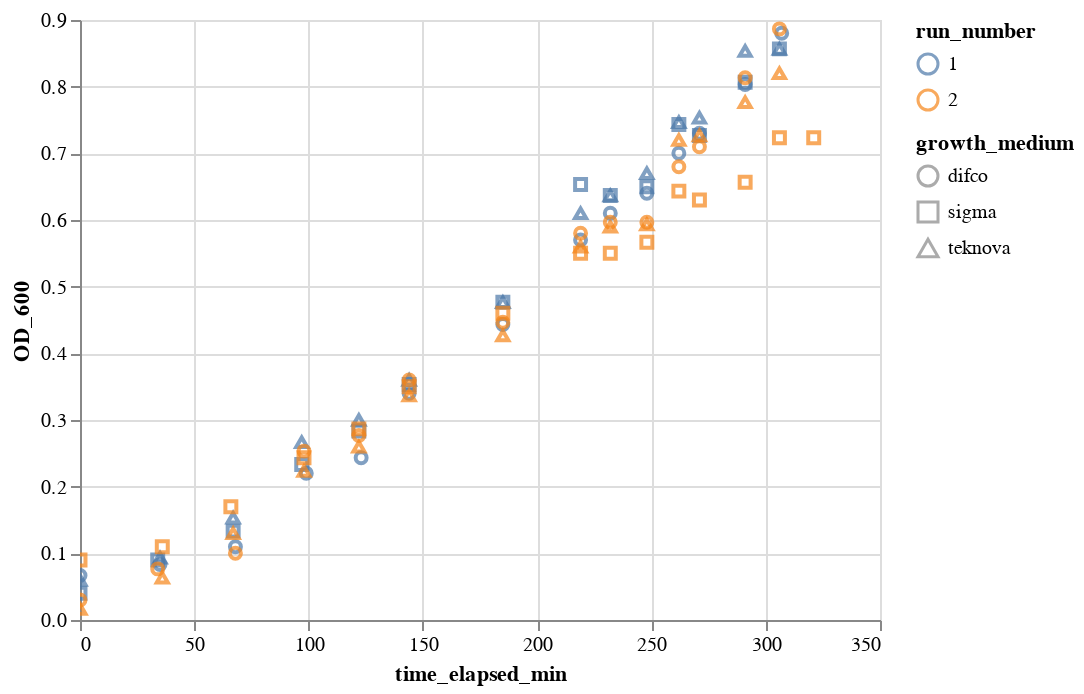

Notebook code cell kept with this figure:
### Code cell
alt.Chart(avg_data).mark_point().encode(
    x='time_elapsed_min:Q',
    y=alt.X('OD_600:Q'),
    color='run_number:N',
    shape='growth_medium:O').interactive()

### Figure 1 — Vega-Lite specification as saved in the notebook (floating-point values rounded to 4 significant figures)
{"$schema": "https://vega.github.io/schema/vega-lite/v2.6.0.json", "config": {"view": {"height": 300, "width": 400}}, "data": {"name": "data-434018c46f6ddedeb4bec64b5c87631a"}, "datasets": {"data-434018c46f6ddedeb4bec64b5c87631a": [{"A_A0": 1, "OD_600": 0.06667, "date": 20180918, "growth_medium": "difco", "run_number": 1, "time_elapsed_min": 0}, {"A_A0": 0.6, "OD_600": 0.04, "date": 20180918, "growth_medium": "sigma", "run_number": 1, "time_elapsed_min": 0}, {"A_A0": 0.9, "OD_600": 0.06, "date": 20180918, "growth_medium": "teknova", "run_number": 1, "time_elapsed_min": 0}, {"A_A0": 1.35, "OD_600": 0.09, "date": 20180918, "growth_medium": "sigma", "run_number": 1, "time_elapsed_min": 34}, {"A_A0": 1.25, "OD_600": 0.08333, "date": 20180918, "growth_medium": "difco", "run_number": 1, "time_elapsed_min": 35}, {"A_A0": 1.4, "OD_600": 0.09333, "date": 20180918, "growth_medium": "teknova", "run_number": 1, "time_elapsed_min": 35}, {"A_A0": 2, "OD_600": 0.1333, "date": 20180918, "growth_medium": "sigma", "run_number": 1, "time_elapsed_min": 67}, {"A_A0": 2.3, "OD_600": 0.1533, "date": 20180918, "growth_medium": "teknova", "run_number": 1, "time_elapsed_min": 67}, {"A_A0": 1.65, "OD_600": 0.11, "date": 20180918, "growth_medium": "difco", "run_number": 1, "time_elapsed_min": 68}, {"A_A0": 4, "OD_600": 0.2667, "date": 20180918, "growth_medium": "teknova", "run_number": 1, "time_elapsed_min": 97}, {"A_A0": 3.5, "OD_600": 0.2333, "date": 20180918, "growth_medium": "sigma", "run_number": 1, "time_elapsed_min": 97}, {"A_A0": 3.3, "OD_600": 0.22, "date": 20180918, "growth_medium": "difco", "run_number": 1, "time_elapsed_min": 99}, {"A_A0": 4.25, "OD_600": 0.2833, "date": 20180918, "growth_medium": "sigma", "run_number": 1, "time_elapsed_min": 122}, {"A_A0": 4.5, "OD_600": 0.3, "date": 20180918, "growth_medium": "teknova", "run_number": 1, "time_elapsed_min": 122}, {"A_A0": 3.65, "OD_600": 0.2433, "date": 20180918, "growth_medium": "difco", "run_number": 1, "time_elapsed_min": 123}, {"A_A0": 5.1, "OD_600": 0.34, "date": 20180918, "growth_medium": "difco", "run_number": 1, "time_elapsed_min": 144}, {"A_A0": 5.3, "OD_600": 0.3533, "date": 20180918, "growth_medium": "sigma", "run_number": 1, "time_elapsed_min": 144}, {"A_A0": 5.4, "OD_600": 0.36, "date": 20180918, "growth_medium": "teknova", "run_number": 1, "time_elapsed_min": 144}, {"A_A0": 7.15, "OD_600": 0.4767, "date": 20180918, "growth_medium": "sigma", "run_number": 1, "time_elapsed_min": 185}, {"A_A0": 7.15, "OD_600": 0.4767, "date": 20180918, "growth_medium": "teknova", "run_number": 1, "time_elapsed_min": 185}, {"A_A0": 6.65, "OD_600": 0.4433, "date": 20180918, "growth_medium": "difco", "run_number": 1, "time_elapsed_min": 185}, {"A_A0": 8.55, "OD_600": 0.57, "date": 20180918, "growth_medium": "difco", "run_number": 1, "time_elapsed_min": 219}, {"A_A0": 9.8, "OD_600": 0.6533, "date": 20180918, "growth_medium": "sigma", "run_number": 1, "time_elapsed_min": 219}, {"A_A0": 9.15, "OD_600": 0.61, "date": 20180918, "growth_medium": "teknova", "run_number": 1, "time_elapsed_min": 219}, {"A_A0": 9.15, "OD_600": 0.61, "date": 20180918, "growth_medium": "difco", "run_number": 1, "time_elapsed_min": 232}, {"A_A0": 9.55, "OD_600": 0.6367, "date": 20180918, "growth_medium": "sigma", "run_number": 1, "time_elapsed_min": 232}, {"A_A0": 9.55, "OD_600": 0.6367, "date": 20180918, "growth_medium": "teknova", "run_number": 1, "time_elapsed_min": 232}, {"A_A0": 10.05, "OD_600": 0.67, "date": 20180918, "growth_medium": "teknova", "run_number": 1, "time_elapsed_min": 248}, {"A_A0": 9.6, "OD_600": 0.64, "date": 20180918, "growth_medium": "difco", "run_number": 1, "time_elapsed_min": 248}, {"A_A0": 9.75, "OD_600": 0.65, "date": 20180918, "growth_medium": "sigma", "run_number": 1, "time_elapsed_min": 248}, {"A_A0": 11.2, "OD_600": 0.7467, "date": 20180918, "growth_medium": "teknova", "run_number": 1, "time_elapsed_min": 262}, {"A_A0": 10.5, "OD_600": 0.7, "date": 20180918, "growth_medium": "difco", "run_number": 1, "time_elapsed_min": 262}, {"A_A0": 11.15, "OD_600": 0.7433, "date": 20180918, "growth_medium": "sigma", "run_number": 1, "time_elapsed_min": 262}, {"A_A0": 10.95, "OD_600": 0.73, "date": 20180918, "growth_medium": "difco", "run_number": 1, "time_elapsed_min": 271}, {"A_A0": 10.9, "OD_600": 0.7267, "date": 20180918, "growth_medium": "sigma", "run_number": 1, "time_elapsed_min": 271}, {"A_A0": 11.3, "OD_600": 0.7533, "date": 20180918, "growth_medium": "teknova", "run_number": 1, "time_elapsed_min": 271}, {"A_A0": 12.1, "OD_600": 0.8067, "date": 20180918, "growth_medium": "sigma", "run_number": 1, "time_elapsed_min": 291}, {"A_A0": 12.05, "OD_600": 0.8033, "date": 20180918, "growth_medium": "difco", "run_number": 1, "time_elapsed_min": 291}, {"A_A0": 12.8, "OD_600": 0.8533, "date": 20180918, "growth_medium": "teknova", "run_number": 1, "time_elapsed_min": 291}, {"A_A0": 12.85, "OD_600": 0.8567, "date": 20180918, "growth_medium": "teknova", "run_number": 1, "time_elapsed_min": 306}, {"A_A0": 12.85, "OD_600": 0.8567, "date": 20180918, "growth_medium": "sigma", "run_number": 1, "time_elapsed_min": 306}, {"A_A0": 13.2, "OD_600": 0.88, "date": 20180918, "growth_medium": "difco", "run_number": 1, "time_elapsed_min": 307}, {"A_A0": 1, "OD_600": 0.03, "date": 20180918, "growth_medium": "difco", "run_number": 2, "time_elapsed_min": 0}, {"A_A0": 3.0, "OD_600": 0.09, "date": 20180918, "growth_medium": "sigma", "run_number": 2, "time_elapsed_min": 0}, {"A_A0": 0.5556, "OD_600": 0.01667, "date": 20180918, "growth_medium": "teknova", "run_number": 2, "time_elapsed_min": 0}, {"A_A0": 2.556, "OD_600": 0.07667, "date": 20180918, "growth_medium": "difco", "run_number": 2, "time_elapsed_min": 34}, {"A_A0": 3.667, "OD_600": 0.11, "date": 20180918, "growth_medium": "sigma", "run_number": 2, "time_elapsed_min": 36}, {"A_A0": 2.111, "OD_600": 0.06333, "date": 20180918, "growth_medium": "teknova", "run_number": 2, "time_elapsed_min": 36}, {"A_A0": 5.667, "OD_600": 0.17, "date": 20180918, "growth_medium": "sigma", "run_number": 2, "time_elapsed_min": 66}, {"A_A0": 4.333, "OD_600": 0.13, "date": 20180918, "growth_medium": "teknova", "run_number": 2, "time_elapsed_min": 67}, {"A_A0": 3.333, "OD_600": 0.1, "date": 20180918, "growth_medium": "difco", "run_number": 2, "time_elapsed_min": 68}, {"A_A0": 7.444, "OD_600": 0.2233, "date": 20180918, "growth_medium": "teknova", "run_number": 2, "time_elapsed_min": 98}, {"A_A0": 8.111, "OD_600": 0.2433, "date": 20180918, "growth_medium": "sigma", "run_number": 2, "time_elapsed_min": 98}, {"A_A0": 8.444, "OD_600": 0.2533, "date": 20180918, "growth_medium": "difco", "run_number": 2, "time_elapsed_min": 98}, {"A_A0": 9.222, "OD_600": 0.2767, "date": 20180918, "growth_medium": "difco", "run_number": 2, "time_elapsed_min": 122}, {"A_A0": 9.556, "OD_600": 0.2867, "date": 20180918, "growth_medium": "sigma", "run_number": 2, "time_elapsed_min": 122}, {"A_A0": 8.667, "OD_600": 0.26, "date": 20180918, "growth_medium": "teknova", "run_number": 2, "time_elapsed_min": 122}, {"A_A0": 12.0, "OD_600": 0.36, "date": 20180918, "growth_medium": "difco", "run_number": 2, "time_elapsed_min": 144}, {"A_A0": 11.67, "OD_600": 0.35, "date": 20180918, "growth_medium": "sigma", "run_number": 2, "time_elapsed_min": 144}, {"A_A0": 11.22, "OD_600": 0.3367, "date": 20180918, "growth_medium": "teknova", "run_number": 2, "time_elapsed_min": 144}, {"A_A0": 14.89, "OD_600": 0.4467, "date": 20180918, "growth_medium": "difco", "run_number": 2, "time_elapsed_min": 185}, {"A_A0": 15.33, "OD_600": 0.46, "date": 20180918, "growth_medium": "sigma", "run_number": 2, "time_elapsed_min": 185}, {"A_A0": 14.22, "OD_600": 0.4267, "date": 20180918, "growth_medium": "teknova", "run_number": 2, "time_elapsed_min": 185}, {"A_A0": 18.67, "OD_600": 0.56, "date": 20180918, "growth_medium": "teknova", "run_number": 2, "time_elapsed_min": 219}, {"A_A0": 19.33, "OD_600": 0.58, "date": 20180918, "growth_medium": "difco", "run_number": 2, "time_elapsed_min": 219}, {"A_A0": 18.33, "OD_600": 0.55, "date": 20180918, "growth_medium": "sigma", "run_number": 2, "time_elapsed_min": 219}, {"A_A0": 19.89, "OD_600": 0.5967, "date": 20180918, "growth_medium": "difco", "run_number": 2, "time_elapsed_min": 232}, {"A_A0": 18.33, "OD_600": 0.55, "date": 20180918, "growth_medium": "sigma", "run_number": 2, "time_elapsed_min": 232}, {"A_A0": 19.67, "OD_600": 0.59, "date": 20180918, "growth_medium": "teknova", "run_number": 2, "time_elapsed_min": 232}, {"A_A0": 19.89, "OD_600": 0.5967, "date": 20180918, "growth_medium": "difco", "run_number": 2, "time_elapsed_min": 248}, {"A_A0": 18.89, "OD_600": 0.5667, "date": 20180918, "growth_medium": "sigma", "run_number": 2, "time_elapsed_min": 248}, {"A_A0": 19.78, "OD_600": 0.5933, "date": 20180918, "growth_medium": "teknova", "run_number": 2, "time_elapsed_min": 248}, {"A_A0": 24.0, "OD_600": 0.72, "date": 20180918, "growth_medium": "teknova", "run_number": 2, "time_elapsed_min": 262}, {"A_A0": 21.44, "OD_600": 0.6433, "date": 20180918, "growth_medium": "sigma", "run_number": 2, "time_elapsed_min": 262}, {"A_A0": 22.67, "OD_600": 0.68, "date": 20180918, "growth_medium": "difco", "run_number": 2, "time_elapsed_min": 262}, {"A_A0": 23.67, "OD_600": 0.71, "date": 20180918, "growth_medium": "difco", "run_number": 2, "time_elapsed_min": 271}, {"A_A0": 21, "OD_600": 0.63, "date": 20180918, "growth_medium": "sigma", "run_number": 2, "time_elapsed_min": 271}, {"A_A0": 24.22, "OD_600": 0.7267, "date": 20180918, "growth_medium": "teknova", "run_number": 2, "time_elapsed_min": 271}, {"A_A0": 27.11, "OD_600": 0.8133, "date": 20180918, "growth_medium": "difco", "run_number": 2, "time_elapsed_min": 291}, {"A_A0": 21.89, "OD_600": 0.6567, "date": 20180918, "growth_medium": "sigma", "run_number": 2, "time_elapsed_min": 291}, {"A_A0": 25.89, "OD_600": 0.7767, "date": 20180918, "growth_medium": "teknova", "run_number": 2, "time_elapsed_min": 291}, {"A_A0": 24.11, "OD_600": 0.7233, "date": 20180918, "growth_medium": "sigma", "run_number": 2, "time_elapsed_min": 306}, {"A_A0": 27.33, "OD_600": 0.82, "date": 20180918, "growth_medium": "teknova", "run_number": 2, "time_elapsed_min": 306}, {"A_A0": 29.56, "OD_600": 0.8867, "date": 20180918, "growth_medium": "difco", "run_number": 2, "time_elapsed_min": 306}, {"A_A0": 24.11, "OD_600": 0.7233, "date": 20180918, "growth_medium": "sigma", "run_number": 2, "time_elapsed_min": 321}]}, "encoding": {"color": {"field": "run_number", "type": "nominal"}, "shape": {"field": "growth_medium", "type": "ordinal"}, "x": {"field": "time_elapsed_min", "type": "quantitative"}, "y": {"field": "OD_600", "type": "quantitative"}}, "mark": "point", "selection": {"selector002": {"bind": "scales", "encodings": ["x", "y"], "mark": {"fill": "#333", "fillOpacity": 0.125, "stroke": "white"}, "on": "[mousedown, window:mouseup] > window:mousemove!", "resolve": "global", "translate": "[mousedown, window:mouseup] > window:mousemove!", "type": "interval", "zoom": "wheel!"}}}
